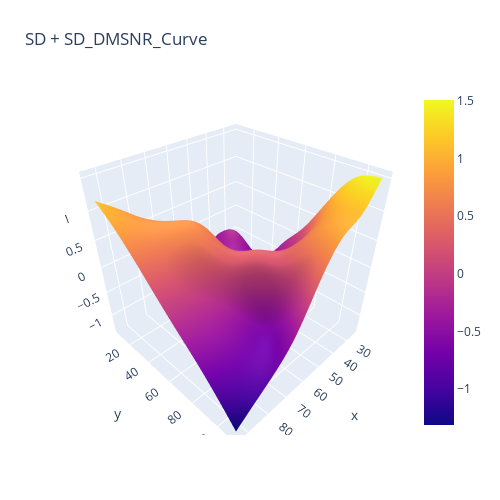

The cell this chart's notebook holds for it:
### Code cell
plot3d(model, 9, interactions)

### Figure 1 — Plotly figure (JSON) as saved in the notebook; plotly's stock layout.template omitted (floating-point values rounded to 4 significant figures; data arrays with more than 128 entries replaced by an {"elided": "..."} marker saying what was removed)
{"data": [{"type": "surface", "x": {"elided": "100x100 float values"}, "y": {"elided": "100x100 float values"}, "z": {"elided": "100x100 float values"}}], "layout": {"autosize": false, "height": 500, "margin": {"b": 65, "l": 65, "r": 50, "t": 90}, "title": {"text": "SD + SD_DMSNR_Curve"}, "width": 500}}
